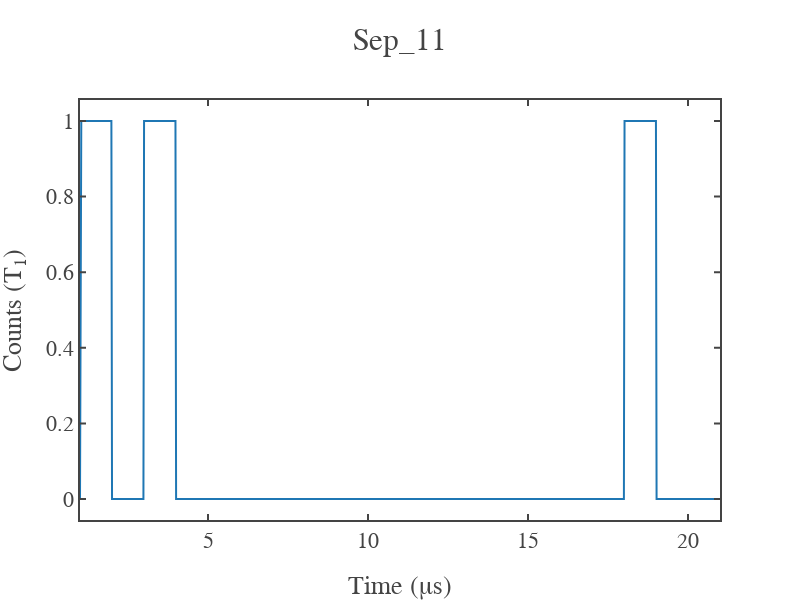

Write notebook code for a chart like this one.
### Code cell
simple_plot(x=laser_array,y=laser_yarray[-1],show=True,curve_name='laser_pulse',x_name = "Time (&mu;s)",y_name = "Counts (T<sub>1</sub>)",
            mode='lines',title=date,width=800,height=600)

### Figure 1 — Plotly figure (JSON) as saved in the notebook; plotly's stock layout.template omitted (floating-point values rounded to 4 significant figures; data arrays with more than 128 entries replaced by an {"elided": "..."} marker saying what was removed)
{"data": [{"mode": "lines", "name": "laser_pulse", "type": "scatter", "x": {"elided": "1000 float values"}, "y": {"elided": "1000 int values"}}], "layout": {"height": 600, "title": {"text": "Sep_11"}, "width": 800, "xaxis": {"autorange": true, "range": [1, 21], "title": {"text": "Time (&mu;s)"}, "type": "linear"}, "yaxis": {"autorange": true, "range": [-0.05556, 1.056], "title": {"text": "Counts (T<sub>1</sub>)"}, "type": "linear"}}}
